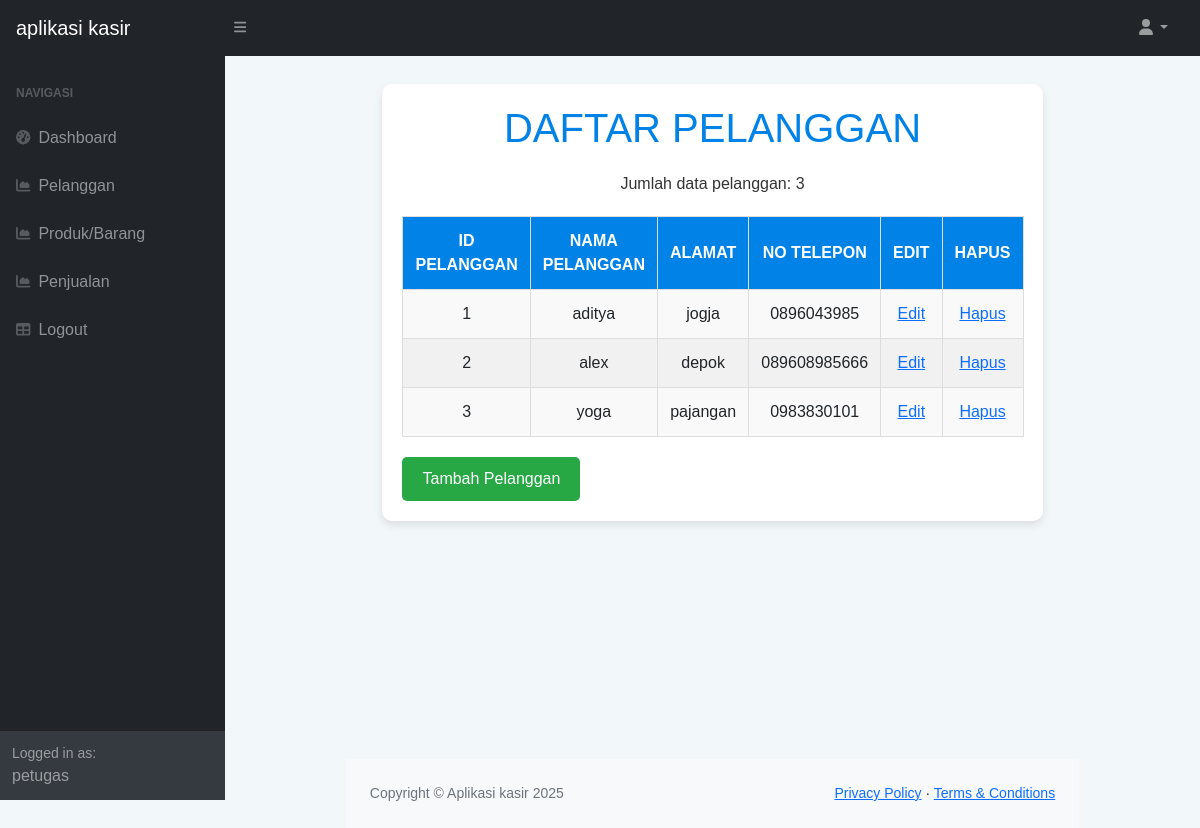
The page /index.php?page=daftar_pelanggan (signed in) on the database its author committed.
### tables this page shows
CREATE TABLE `pelanggan` (
  `id_pelanggan` int(11) NOT NULL,
  `nama_pelanggan` varchar(255) DEFAULT NULL,
  `alamat` text DEFAULT NULL,
  `no_telepon` varchar(255) DEFAULT NULL
);

### daftar_pelanggan.php (the view, shortened to what this page needs)
<html>
<head>
</head>
<body>
    <div class="container">
        <h1>DAFTAR PELANGGAN</h1>
        <div class="info">
            <?php
            include "koneksi.php";
            $sql_pelanggan = mysqli_query($koneksi, "select * from pelanggan");
            $jumlah = mysqli_num_rows($sql_pelanggan);
            echo ("Jumlah data pelanggan: $jumlah");
            ?>
        </div>
        <table>
            <tr>
                <th>ID PELANGGAN</th>
                <th>NAMA PELANGGAN</th>
                <th>ALAMAT</th>
                <th>NO TELEPON</th>
                <th>EDIT</th>
                <th>HAPUS</th>
            </tr>
            <?php
            while ($baris = mysqli_fetch_array($sql_pelanggan)) {
                echo "<tr>
                    <td>{$baris['id_pelanggan']}</td>
                    <td>{$baris['nama_pelanggan']}</td>
                    <td>{$baris['alamat']}</td>
                    <td>{$baris['no_telepon']}</td>
                    <td><a href='edit_pelanggan.php?id_pelanggan={$baris['id_pelanggan']}'>Edit</a></td>
                    <td><a href='hapus_pelanggan.php?id_pelanggan=$baris[0]' onclick='return confirm(\"Apakah anda ingin menghapus data pelanggan $baris[0] ... ?\")'>Hapus</a></td>
    </tr>";
            }
            ?>
        </table>
        <button class="btn-add" onclick="window.location.href='form_pelanggan.php'">Tambah Pelanggan</button>
    </div>
</body>
</html>

### daftar_pelanggan.php (style rules this page uses)
body { font-family: 'Arial', sans-serif; background-color: #f2f7f9; margin: 0; padding: 0; display: flex; justify-content: center; align-items: center; height: 100vh; }
.container { background-color: #ffffff; padding: 20px; border-radius: 10px; box-shadow: 0 4px 8px rgba(0, 0, 0, 0.1); width: 90%; max-width: 1000px; }
h1 { text-align: center; color: #0082e6; margin-bottom: 20px; }
.info { font-size: 16px; color: #333; margin-bottom: 20px; text-align: center; }
table { width: 100%; border-collapse: collapse; margin-top: 20px; }
table th, table td { padding: 12px; text-align: center; border: 1px solid #ddd; }
table th { background-color: #0082e6; color: white; }
table tr:nth-child(even) { background-color: #f9f9f9; }
table tr:nth-child(odd) { background-color: #f1f1f1; }
.btn-add { display: inline-block; background-color: #28a745; color: white; padding: 10px 20px; border: none; border-radius: 5px; text-decoration: none; font-size: 16px; margin-top: 20px; text-align: center; cursor: pointer; }

### rows shown on the page
pelanggan: id_pelanggan "1", nama_pelanggan "aditya", alamat "jogja", no_telepon "0896043985"
pelanggan: id_pelanggan "2", nama_pelanggan "alex", alamat "depok", no_telepon "089608985666"
pelanggan: id_pelanggan "3", nama_pelanggan "yoga", alamat "pajangan", no_telepon "0983830101"

### other values the page prints
$_SESSION['user']['nama'] "petugas"
$jumlah "3"
